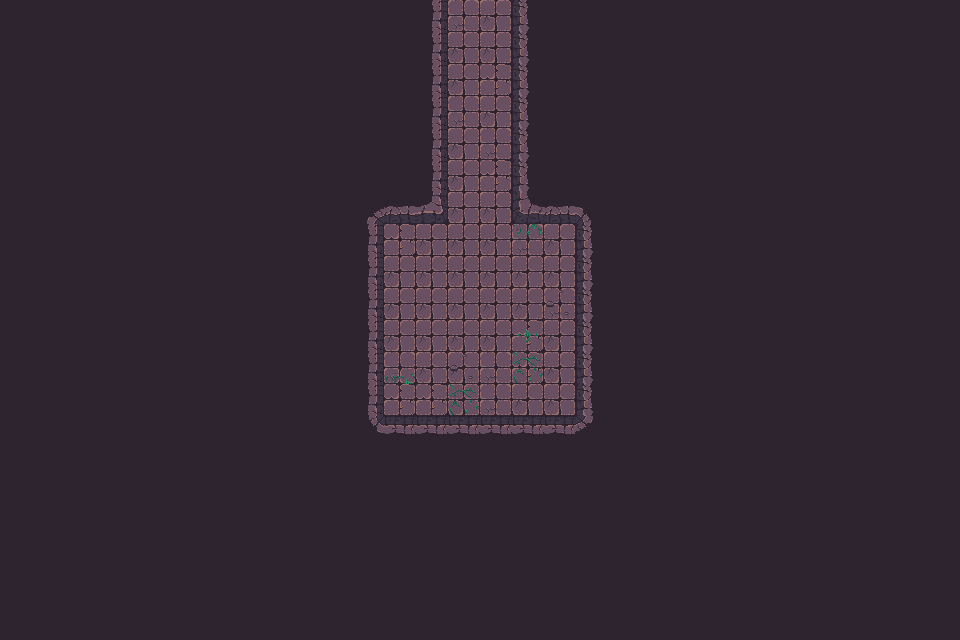

This is a level from a 2D game, rendered from its Tiled map with the project's own tilesets. A one-line summary and the complete map file follow:
An orthogonal 30x20 tile map with 32x32 px tiles, 3 tile layers (Walls, Decor, Items), 2 tilesets and 58 objects.

<map version="1.10" tiledversion="1.11.2" orientation="orthogonal" renderorder="right-down" width="30" height="20" tilewidth="32" tileheight="32" infinite="0" nextlayerid="3" nextobjectid="1">
    <tileset firstgid="1" name="Town Tileset" tilewidth="32" tileheight="32" tilecount="64" columns="8">
        <image source="../../../tiles/World H Tileset.png" trans="ff00ff" width="256" height="256" />
        <tile id="4">
            <objectgroup draworder="index" id="2">
                <object id="1" x="0" y="0" width="32" height="32" />
            </objectgroup>
        </tile>
        <tile id="5">
            <objectgroup draworder="index" id="2">
                <object id="1" x="0" y="0" width="32" height="32" />
            </objectgroup>
        </tile>
        <tile id="6">
            <objectgroup draworder="index" id="2">
                <object id="1" x="0" y="0" width="32" height="32" />
            </objectgroup>
        </tile>
        <tile id="7">
            <objectgroup draworder="index" id="2">
                <object id="1" x="0" y="0" width="32" height="32" />
            </objectgroup>
        </tile>
        <tile id="8">
            <objectgroup draworder="index" id="2">
                <object id="1" x="0" y="0" width="32" height="32" />
            </objectgroup>
        </tile>
        <tile id="10">
            <objectgroup draworder="index" id="2">
                <object id="1" x="0" y="32" width="32" height="0" />
            </objectgroup>
        </tile>
        <tile id="11">
            <objectgroup draworder="index" id="2">
                <object id="1" x="0" y="32" width="32" height="0" />
                <object id="2" x="32" y="0" width="0" height="32" />
            </objectgroup>
        </tile>
        <tile id="12">
            <objectgroup draworder="index" id="2">
                <object id="1" x="32" y="0" width="0" height="32" />
            </objectgroup>
        </tile>
        <tile id="13">
            <objectgroup draworder="index" id="2">
                <object id="1" x="0" y="32" width="32" height="0" />
                <object id="2" x="0" y="32" width="32" height="0" />
                <object id="3" x="0" y="0" width="0" height="32" />
            </objectgroup>
        </tile>
        <tile id="14">
            <objectgroup draworder="index" id="2">
                <object id="1" x="0" y="0" width="0" height="32" />
            </objectgroup>
        </tile>
        <tile id="16">
            <objectgroup draworder="index" id="2">
                <object id="1" x="0" y="0" width="32" height="32" />
            </objectgroup>
        </tile>
        <tile id="24">
            <objectgroup draworder="index" id="2">
                <object id="1" x="0" y="0" width="32" height="32" />
            </objectgroup>
        </tile>
    </tileset>
    <tileset firstgid="65" name="Dungeon Crawler Tileset" tilewidth="32" tileheight="32" tilecount="100" columns="10">
        <image source="../../../tiles/Dungeon_Tile.png" trans="" width="320" height="320" />
        <tile id="2">
            <objectgroup draworder="index" id="2">
                <object id="1" x="0" y="0" width="32" height="32" />
            </objectgroup>
        </tile>
        <tile id="3">
            <objectgroup draworder="index" id="2">
                <object id="1" x="0" y="0" width="32" height="32" />
            </objectgroup>
        </tile>
        <tile id="4">
            <objectgroup draworder="index" id="2">
                <object id="1" x="0" y="0" width="32" height="32" />
            </objectgroup>
        </tile>
        <tile id="5">
            <objectgroup draworder="index" id="2">
                <object id="1" x="0" y="0" width="32" height="32" />
            </objectgroup>
        </tile>
        <tile id="6">
            <objectgroup draworder="index" id="2">
                <object id="1" x="0" y="0" width="32" height="32" />
            </objectgroup>
        </tile>
        <tile id="8">
            <objectgroup draworder="index" id="2">
                <object id="1" x="0" y="0" width="32" height="32" />
            </objectgroup>
        </tile>
        <tile id="12">
            <objectgroup draworder="index" id="2">
                <object id="1" x="0" y="0" width="32" height="32" />
            </objectgroup>
        </tile>
        <tile id="13">
            <objectgroup draworder="index" id="2">
                <object id="1" x="0" y="0" width="32" height="32" />
            </objectgroup>
        </tile>
        <tile id="14">
            <objectgroup draworder="index" id="2">
                <object id="1" x="0" y="0" width="32" height="32" />
            </objectgroup>
        </tile>
        <tile id="15">
            <objectgroup draworder="index" id="2">
                <object id="1" x="0" y="0" width="32" height="32" />
            </objectgroup>
        </tile>
        <tile id="16">
            <objectgroup draworder="index" id="2">
                <object id="1" x="0" y="0" width="32" height="32" />
            </objectgroup>
        </tile>
        <tile id="18">
            <objectgroup draworder="index" id="2">
                <object id="1" x="0" y="0" width="32" height="32" />
            </objectgroup>
        </tile>
        <tile id="22">
            <objectgroup draworder="index" id="2">
                <object id="1" x="0" y="0" width="32" height="32" />
            </objectgroup>
        </tile>
        <tile id="23">
            <objectgroup draworder="index" id="2">
                <object id="1" x="0" y="0" width="32" height="32" />
            </objectgroup>
        </tile>
        <tile id="24">
            <objectgroup draworder="index" id="2">
                <object id="1" x="0" y="0" width="32" height="32" />
            </objectgroup>
        </tile>
        <tile id="25">
            <objectgroup draworder="index" id="2">
                <object id="1" x="0" y="0" width="32" height="32" />
            </objectgroup>
        </tile>
        <tile id="26">
            <objectgroup draworder="index" id="2">
                <object id="1" x="0" y="0" width="32" height="32" />
            </objectgroup>
        </tile>
        <tile id="28">
            <objectgroup draworder="index" id="2">
                <object id="1" x="0" y="0" width="32" height="32" />
            </objectgroup>
        </tile>
        <tile id="32">
            <objectgroup draworder="index" id="2">
                <object id="1" x="0" y="0" width="32" height="32" />
            </objectgroup>
        </tile>
        <tile id="33">
            <objectgroup draworder="index" id="2">
                <object id="1" x="0" y="0" width="32" height="32" />
            </objectgroup>
        </tile>
        <tile id="34">
            <objectgroup draworder="index" id="2">
                <object id="1" x="0" y="0" width="32" height="32" />
            </objectgroup>
        </tile>
        <tile id="35">
            <objectgroup draworder="index" id="2">
                <object id="1" x="0" y="0" width="32" height="32" />
            </objectgroup>
        </tile>
        <tile id="36">
            <objectgroup draworder="index" id="2">
                <object id="1" x="0" y="0" width="32" height="32" />
            </objectgroup>
        </tile>
        <tile id="38">
            <objectgroup draworder="index" id="2">
                <object id="1" x="0" y="0" width="32" height="32" />
            </objectgroup>
        </tile>
        <tile id="42">
            <objectgroup draworder="index" id="2">
                <object id="1" x="0" y="0" width="32" height="32" />
            </objectgroup>
        </tile>
        <tile id="43">
            <objectgroup draworder="index" id="2">
                <object id="1" x="0" y="0" width="32" height="32" />
            </objectgroup>
        </tile>
        <tile id="44">
            <objectgroup draworder="index" id="2">
                <object id="1" x="0" y="0" width="32" height="32" />
            </objectgroup>
        </tile>
        <tile id="45">
            <objectgroup draworder="index" id="2">
                <object id="1" x="0" y="0" width="32" height="32" />
            </objectgroup>
        </tile>
        <tile id="46">
            <objectgroup draworder="index" id="2">
                <object id="1" x="0" y="0" width="32" height="32" />
            </objectgroup>
        </tile>
        <tile id="48">
            <objectgroup draworder="index" id="2">
                <object id="1" x="0" y="0" width="32" height="32" />
            </objectgroup>
        </tile>
        <tile id="52">
            <objectgroup draworder="index" id="2">
                <object id="1" x="0" y="0" width="32" height="32" />
            </objectgroup>
        </tile>
        <tile id="53">
            <objectgroup draworder="index" id="2">
                <object id="1" x="0" y="0" width="32" height="32" />
            </objectgroup>
        </tile>
        <tile id="54">
            <objectgroup draworder="index" id="2">
                <object id="1" x="0" y="0" width="32" height="32" />
            </objectgroup>
        </tile>
        <tile id="55">
            <objectgroup draworder="index" id="2">
                <object id="1" x="0" y="0" width="32" height="32" />
            </objectgroup>
        </tile>
        <tile id="56">
            <objectgroup draworder="index" id="2">
                <object id="1" x="0" y="0" width="32" height="32" />
            </objectgroup>
        </tile>
        <tile id="58">
            <objectgroup draworder="index" id="2">
                <object id="1" x="0" y="0" width="32" height="32" />
            </objectgroup>
        </tile>
        <tile id="62">
            <objectgroup draworder="index" id="2">
                <object id="1" x="0" y="0" width="32" height="32" />
            </objectgroup>
        </tile>
        <tile id="63">
            <objectgroup draworder="index" id="2">
                <object id="1" x="0" y="0" width="32" height="32" />
            </objectgroup>
        </tile>
        <tile id="64">
            <objectgroup draworder="index" id="2">
                <object id="1" x="0" y="0" width="32" height="32" />
            </objectgroup>
        </tile>
        <tile id="65">
            <objectgroup draworder="index" id="2">
                <object id="1" x="0" y="0" width="32" height="32" />
            </objectgroup>
        </tile>
        <tile id="66">
            <objectgroup draworder="index" id="2">
                <object id="1" x="0" y="0" width="32" height="32" />
            </objectgroup>
        </tile>
        <tile id="68">
            <objectgroup draworder="index" id="2">
                <object id="1" x="0" y="0" width="32" height="32" />
            </objectgroup>
        </tile>
        <tile id="80">
            <objectgroup draworder="index" id="2">
                <object id="1" x="0" y="0" width="32" height="32" />
            </objectgroup>
        </tile>
    </tileset>
    <layer id="1" name="Walls" width="30" height="20">
        <data encoding="csv">
122,122,122,122,122,122,122,122,122,122,122,122,122,77,66,75,79,122,122,122,122,122,122,122,122,122,122,122,122,122,
122,122,122,122,122,122,122,122,122,122,122,122,122,77,75,75,79,122,122,122,122,122,122,122,122,122,122,122,122,122,
122,122,122,122,122,122,122,122,122,122,122,122,122,77,75,65,79,122,122,122,122,122,122,122,122,122,122,122,122,122,
122,122,122,122,122,122,122,122,122,122,122,122,122,77,66,75,79,122,122,122,122,122,122,122,122,122,122,122,122,122,
122,122,122,122,122,122,122,122,122,122,122,122,122,77,75,66,79,122,122,122,122,122,122,122,122,122,122,122,122,122,
122,122,122,122,122,122,122,122,122,122,122,122,122,77,75,65,79,122,122,122,122,122,122,122,122,122,122,122,122,122,
122,122,122,122,122,122,122,122,122,122,122,67,68,103,75,75,100,68,69,122,122,122,122,122,122,122,122,122,122,122,
122,122,122,122,122,122,122,122,122,122,122,77,65,75,75,75,66,75,79,122,122,122,122,122,122,122,122,122,122,122,
122,122,122,122,122,122,122,122,122,122,122,77,75,75,75,75,75,75,79,122,122,122,122,122,122,122,122,122,122,122,
122,122,122,122,122,122,122,122,122,122,122,77,75,75,75,75,75,66,79,122,122,122,122,122,122,122,122,122,122,122,
122,122,122,122,122,122,122,122,122,122,122,77,75,75,75,75,65,75,79,122,122,122,122,122,122,122,122,122,122,122,
122,122,122,122,122,122,122,122,122,122,122,77,66,75,75,66,65,75,79,122,122,122,122,122,122,122,122,122,122,122,
122,122,122,122,122,122,122,122,122,122,122,77,65,65,75,66,75,75,79,122,122,122,122,122,122,122,122,122,122,122,
122,122,122,122,122,122,122,122,122,122,122,87,88,88,88,88,88,88,89,122,122,122,122,122,122,122,122,122,122,122,
122,122,122,122,122,122,122,122,122,122,122,122,122,122,122,122,122,122,122,122,122,122,122,122,122,122,122,122,122,122,
122,122,122,122,122,122,122,122,122,122,122,122,122,122,122,122,122,122,122,122,122,122,122,122,122,122,122,122,122,122,
122,122,122,122,122,122,122,122,122,122,122,122,122,122,122,122,122,122,122,122,122,122,122,122,122,122,122,122,122,122,
122,122,122,122,122,122,122,122,122,122,122,122,122,122,122,122,122,122,122,122,122,122,122,122,122,122,122,122,122,122,
122,122,122,122,122,122,122,122,122,122,122,122,122,122,122,122,122,122,122,122,122,122,122,122,122,122,122,122,122,122,
122,122,122,122,122,122,122,122,122,122,122,122,122,122,122,122,122,122,122,122,122,122,122,122,122,122,122,122,122,122
        </data>
    </layer>
    <layer id="1" name="Decor" width="30" height="20">
        <data encoding="csv">
133,133,133,133,133,133,133,133,133,133,133,133,133,133,133,133,133,133,133,133,133,133,133,133,133,133,133,133,133,133,
133,133,133,133,133,133,133,133,133,133,133,133,133,133,133,133,133,133,133,133,133,133,133,133,133,133,133,133,133,133,
133,133,133,133,133,133,133,133,133,133,133,133,133,133,133,133,133,133,133,133,133,133,133,133,133,133,133,133,133,133,
133,133,133,133,133,133,133,133,133,133,133,133,133,133,133,133,133,133,133,133,133,133,133,133,133,133,133,133,133,133,
133,133,133,133,133,133,133,133,133,133,133,133,133,133,133,133,133,133,133,133,133,133,133,133,133,133,133,133,133,133,
133,133,133,133,133,133,133,133,133,133,133,133,133,133,133,133,133,133,133,133,133,133,133,133,133,133,133,133,133,133,
133,133,133,133,133,133,133,133,133,133,133,133,133,133,133,133,133,133,133,133,133,133,133,133,133,133,133,133,133,133,
133,133,133,133,133,133,133,133,133,133,133,133,133,133,133,133,138,133,133,133,133,133,133,133,133,133,133,133,133,133,
133,133,133,133,133,133,133,133,133,133,133,133,133,133,133,133,133,133,133,133,133,133,133,133,133,133,133,133,133,133,
133,133,133,133,133,133,133,133,133,133,133,133,133,133,133,133,133,116,133,133,133,133,133,133,133,133,133,133,133,133,
133,133,133,133,133,133,133,133,133,133,133,133,133,133,133,133,135,133,133,133,133,133,133,133,133,133,133,133,133,133,
133,133,133,133,133,133,133,133,133,133,133,133,137,133,116,133,126,133,133,133,133,133,133,133,133,133,133,133,133,133,
133,133,133,133,133,133,133,133,133,133,133,133,133,133,126,136,133,133,133,133,133,133,133,133,133,133,133,133,133,133,
133,133,133,133,133,133,133,133,133,133,133,133,133,133,133,133,133,133,133,133,133,133,133,133,133,133,133,133,133,133,
133,133,133,133,133,133,133,133,133,133,133,133,133,133,133,133,133,133,133,133,133,133,133,133,133,133,133,133,133,133,
133,133,133,133,133,133,133,133,133,133,133,133,133,133,133,133,133,133,133,133,133,133,133,133,133,133,133,133,133,133,
133,133,133,133,133,133,133,133,133,133,133,133,133,133,133,133,133,133,133,133,133,133,133,133,133,133,133,133,133,133,
133,133,133,133,133,133,133,133,133,133,133,133,133,133,133,133,133,133,133,133,133,133,133,133,133,133,133,133,133,133,
133,133,133,133,133,133,133,133,133,133,133,133,133,133,133,133,133,133,133,133,133,133,133,133,133,133,133,133,133,133,
133,133,133,133,133,133,133,133,133,133,133,133,133,133,133,133,133,133,133,133,133,133,133,133,133,133,133,133,133,133
        </data>
    </layer>
    <layer id="1" name="Items" width="30" height="20">
        <data encoding="csv">
133,133,133,133,133,133,133,133,133,133,133,133,133,133,133,133,133,133,133,133,133,133,133,133,133,133,133,133,133,133,
133,133,133,133,133,133,133,133,133,133,133,133,133,133,133,133,133,133,133,133,133,133,133,133,133,133,133,133,133,133,
133,133,133,133,133,133,133,133,133,133,133,133,133,133,133,133,133,133,133,133,133,133,133,133,133,133,133,133,133,133,
133,133,133,133,133,133,133,133,133,133,133,133,133,133,133,133,133,133,133,133,133,133,133,133,133,133,133,133,133,133,
133,133,133,133,133,133,133,133,133,133,133,133,133,133,133,133,133,133,133,133,133,133,133,133,133,133,133,133,133,133,
133,133,133,133,133,133,133,133,133,133,133,133,133,133,133,133,133,133,133,133,133,133,133,133,133,133,133,133,133,133,
133,133,133,133,133,133,133,133,133,133,133,133,133,133,133,133,133,133,133,133,133,133,133,133,133,133,133,133,133,133,
133,133,133,133,133,133,133,133,133,133,133,133,133,133,133,133,133,133,133,133,133,133,133,133,133,133,133,133,133,133,
133,133,133,133,133,133,133,133,133,133,133,133,133,133,133,133,133,133,133,133,133,133,133,133,133,133,133,133,133,133,
133,133,133,133,133,133,133,133,133,133,133,133,133,133,133,133,133,133,133,133,133,133,133,133,133,133,133,133,133,133,
133,133,133,133,133,133,133,133,133,133,133,133,133,133,133,133,133,133,133,133,133,133,133,133,133,133,133,133,133,133,
133,133,133,133,133,133,133,133,133,133,133,133,133,133,133,133,133,133,133,133,133,133,133,133,133,133,133,133,133,133,
133,133,133,133,133,133,133,133,133,133,133,133,133,133,133,133,133,133,133,133,133,133,133,133,133,133,133,133,133,133,
133,133,133,133,133,133,133,133,133,133,133,133,133,133,133,133,133,133,133,133,133,133,133,133,133,133,133,133,133,133,
133,133,133,133,133,133,133,133,133,133,133,133,133,133,133,133,133,133,133,133,133,133,133,133,133,133,133,133,133,133,
133,133,133,133,133,133,133,133,133,133,133,133,133,133,133,133,133,133,133,133,133,133,133,133,133,133,133,133,133,133,
133,133,133,133,133,133,133,133,133,133,133,133,133,133,133,133,133,133,133,133,133,133,133,133,133,133,133,133,133,133,
133,133,133,133,133,133,133,133,133,133,133,133,133,133,133,133,133,133,133,133,133,133,133,133,133,133,133,133,133,133,
133,133,133,133,133,133,133,133,133,133,133,133,133,133,133,133,133,133,133,133,133,133,133,133,133,133,133,133,133,133,
133,133,133,133,133,133,133,133,133,133,133,133,133,133,133,133,133,133,133,133,133,133,133,133,133,133,133,133,133,133
        </data>
    </layer>
</map>
